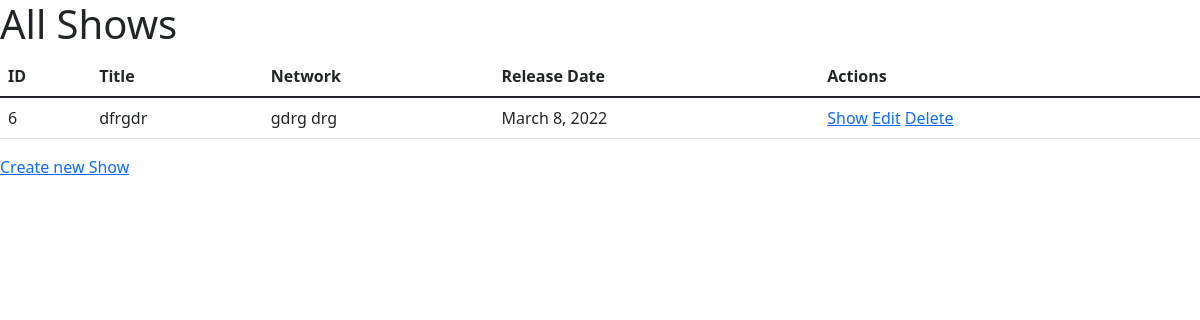
The app's page /shows/, older data.
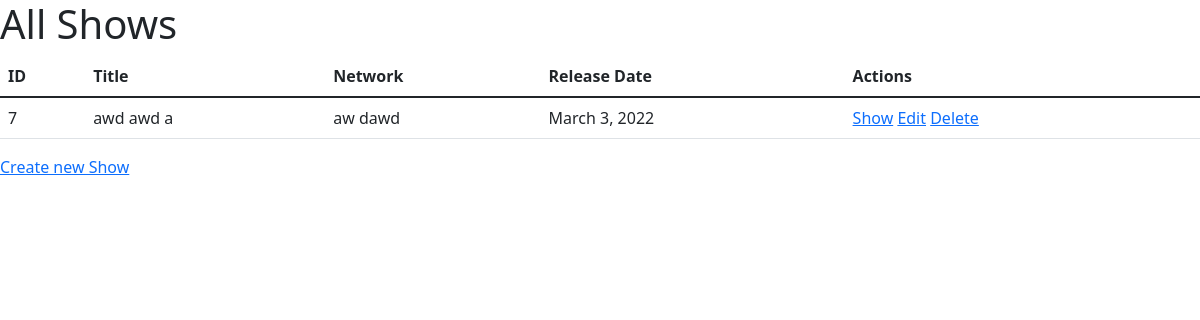
The same page, newer data.
### apps/tvshow_app/models.py (models this page shows, shortened)
class Show(models.Model):
    title = models.CharField(max_length=45)
    network = models.CharField(max_length=45)
    release_date = models.DateField()
    description = models.TextField()
    created_at= models.DateTimeField(auto_now_add=True)
    updated_at = models.DateTimeField(auto_now=True)

### apps/tvshow_app/views.py (the view)
# urls.py: path('shows/', views.ShowList, name='show_list'), # LISTA DE TV-SHOWS
def ShowList(request):
    context ={
        "all_show":Show.objects.all()
    }
    return render(request, "tvshow_app/list_show.html", context)

### apps/tvshow_app/templates/tvshow_app/list_show.html
{% extends "tvshow_app/base.html"%}
{% block contenido %}
    <h1> All Shows</h1>
    <table class="table">
        <thead>
            <th>ID</th>
            <th>Title</th>
            <th>Network</th>
            <th>Release Date</th>
            <th>Actions</th>
        </thead>
        <tbody>
            {% for show in all_show %}
                <tr>
                    <td>{{show.id}}</td>
                    <td>{{show.title}}</td>
                    <td>{{show.network}}</td>
                    <td>{{show.release_date}}</td>
                    <td><a href="{% url 'tvshow_app:show_detail' id=show.id %}">Show</a> <a href="{% url 'tvshow_app:show_edit' id=show.id %}">Edit</a>  <a href="{% url 'tvshow_app:show_delete' id=show.id %}">Delete</a> </td>
                </tr>
            {% endfor %}
        </tbody>
    </table>
    <a href="{% url 'tvshow_app:show_new' %}" class="btn_header">Create new Show</a>
{% endblock %}

### apps/tvshow_app/templates/tvshow_app/base.html (shortened to what this page needs)
<!DOCTYPE html>
<html lang="en">
<head>
    {% load static %}
    <link rel="stylesheet" href="{% static 'tvshow_app/css/bootstrap.min.css' %}">
    <link rel="stylesheet" href="{% static 'tvshow_app/css/toastr.css' %}">
    <link rel="stylesheet" href="https://cdn.datatables.net/1.11.4/css/jquery.dataTables.min.css">
    <link rel="stylesheet" href="https://cdnjs.cloudflare.com/ajax/libs/font-awesome/4.7.0/css/font-awesome.css"/>
</head>
<body>
    {% block contenido %}{% endblock %}
</body>
</html>

Row changes from the older to the newer data that the page shows:
removed Show: id "6", title "dfrgdr", network "gdrg drg", release_date "March 8, 2022"
added Show: id "7", title "awd awd a", network "aw dawd", release_date "March 3, 2022"
